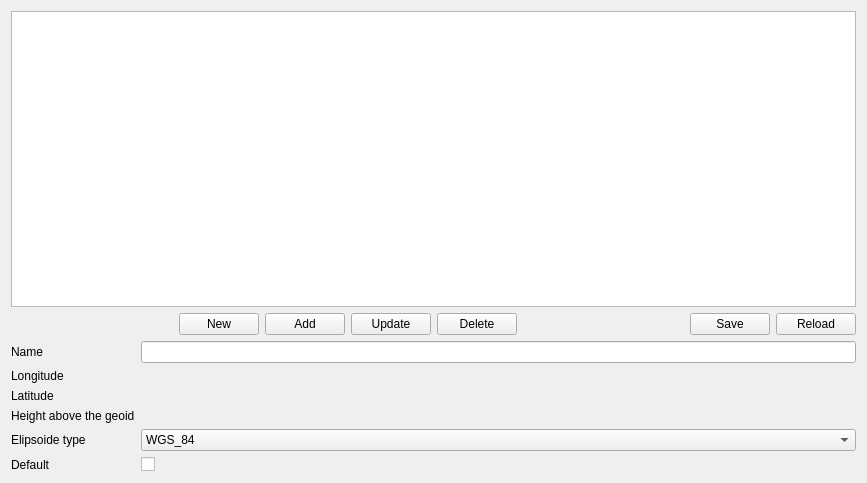
<?xml version="1.0" encoding="UTF-8"?>
<ui version="4.0">
 <class>tlinsWObservationPlace</class>
 <widget class="QWidget" name="tlinsWObservationPlace">
  <property name="geometry">
   <rect>
    <x>0</x>
    <y>0</y>
    <width>867</width>
    <height>483</height>
   </rect>
  </property>
  <property name="windowTitle">
   <string>Form</string>
  </property>
  <layout class="QVBoxLayout" name="verticalLayout">
   <item>
    <widget class="QTableView" name="places"/>
   </item>
   <item>
    <layout class="QHBoxLayout" name="horizontalLayout">
     <item>
      <spacer name="horizontalSpacer">
       <property name="orientation">
        <enum>Qt::Horizontal</enum>
       </property>
       <property name="sizeHint" stdset="0">
        <size>
         <width>40</width>
         <height>20</height>
        </size>
       </property>
      </spacer>
     </item>
     <item>
      <widget class="QPushButton" name="newItem">
       <property name="text">
        <string>New</string>
       </property>
      </widget>
     </item>
     <item>
      <widget class="QPushButton" name="addItem">
       <property name="text">
        <string>Add</string>
       </property>
      </widget>
     </item>
     <item>
      <widget class="QPushButton" name="updateItem">
       <property name="text">
        <string>Update</string>
       </property>
      </widget>
     </item>
     <item>
      <widget class="QPushButton" name="deleteItem">
       <property name="text">
        <string>Delete</string>
       </property>
      </widget>
     </item>
     <item>
      <spacer name="horizontalSpacer_2">
       <property name="orientation">
        <enum>Qt::Horizontal</enum>
       </property>
       <property name="sizeHint" stdset="0">
        <size>
         <width>40</width>
         <height>20</height>
        </size>
       </property>
      </spacer>
     </item>
     <item>
      <widget class="QPushButton" name="saveItems">
       <property name="text">
        <string>Save</string>
       </property>
      </widget>
     </item>
     <item>
      <widget class="QPushButton" name="reloadItems">
       <property name="text">
        <string>Reload</string>
       </property>
      </widget>
     </item>
    </layout>
   </item>
   <item>
    <layout class="QGridLayout" name="gridLayout">
     <item row="1" column="1">
      <widget class="tlinsWCoordinateDegris" name="longitude" native="true"/>
     </item>
     <item row="1" column="0">
      <widget class="QLabel" name="label">
       <property name="text">
        <string>Longitude</string>
       </property>
      </widget>
     </item>
     <item row="0" column="1">
      <widget class="QLineEdit" name="name"/>
     </item>
     <item row="2" column="0">
      <widget class="QLabel" name="label_2">
       <property name="text">
        <string>Latitude</string>
       </property>
      </widget>
     </item>
     <item row="5" column="0">
      <widget class="QLabel" name="label_4">
       <property name="text">
        <string>Elipsoide type</string>
       </property>
      </widget>
     </item>
     <item row="4" column="1">
      <widget class="tlinsWDecimalValue" name="hm" native="true"/>
     </item>
     <item row="4" column="0">
      <widget class="QLabel" name="label_3">
       <property name="text">
        <string>Height above the geoid</string>
       </property>
      </widget>
     </item>
     <item row="0" column="0">
      <widget class="QLabel" name="label_5">
       <property name="text">
        <string>Name</string>
       </property>
      </widget>
     </item>
     <item row="5" column="1">
      <widget class="QComboBox" name="elipsoideType">
       <item>
        <property name="text">
         <string>WGS_84</string>
        </property>
       </item>
       <item>
        <property name="text">
         <string>GRS_80</string>
        </property>
       </item>
       <item>
        <property name="text">
         <string>WGS_72</string>
        </property>
       </item>
      </widget>
     </item>
     <item row="2" column="1">
      <widget class="tlinsWCoordinateDegris" name="latitude" native="true"/>
     </item>
     <item row="6" column="0">
      <widget class="QLabel" name="label_6">
       <property name="text">
        <string>Default</string>
       </property>
      </widget>
     </item>
     <item row="6" column="1">
      <widget class="QCheckBox" name="isDefault">
       <property name="text">
        <string/>
       </property>
      </widget>
     </item>
    </layout>
   </item>
  </layout>
 </widget>
 <customwidgets>
  <customwidget>
   <class>tlinsWDecimalValue</class>
   <extends>QWidget</extends>
   <header location="global">tlinswdecimalvalue.h</header>
   <container>1</container>
  </customwidget>
  <customwidget>
   <class>tlinsWCoordinateDegris</class>
   <extends>QWidget</extends>
   <header>tlinswcoordinatedegris.h</header>
   <container>1</container>
  </customwidget>
 </customwidgets>
 <resources/>
 <connections/>
</ui>
